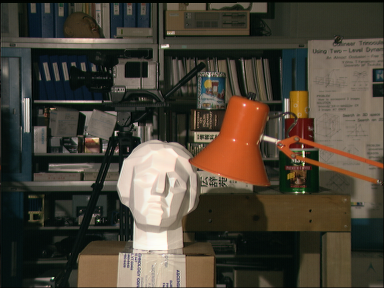
#> input picture data/left.png, 384 x 288 px
$ python main.py --left data/left.png --right data/right.png
#> lines starting #> are read from the running program, lines starting #| are printed output that depends on the picture
### src/utils.py
from __future__ import annotations

from pathlib import Path
from typing import Tuple

import cv2
import numpy as np


def load_grayscale(image_path: str) -> np.ndarray:
    """Load an image as grayscale float32."""
#> called with image_path = 'data/left.png'
    image = cv2.imread(image_path, cv2.IMREAD_GRAYSCALE)
#> image: shape (288, 384); min 0, max 253, mean 67.8
    if image is None:
        raise FileNotFoundError(f"Could not read image: {image_path}")
    return image.astype(np.float32)
#> call 2 of load_grayscale, with image_path = 'data/right.png'
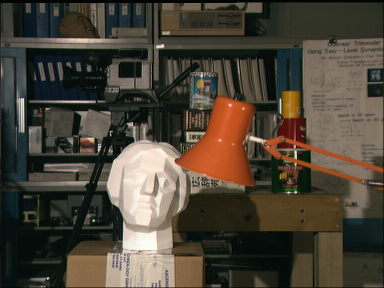
#> input picture data/right.png, 384 x 288 px


def normalize_disparity(disparity: np.ndarray, max_disparity: int) -> np.ndarray:
    """Normalize disparity values to 0-255 for visualization."""
    if max_disparity <= 0:
        raise ValueError("max_disparity must be positive.")
    max_scale = max(1, max_disparity - 1)
    scaled = np.clip(disparity, 0, max_scale) * (255.0 / max_scale)
    return scaled.astype(np.uint8)


def ensure_dir(path: str) -> None:
    """Create directory if it does not exist."""
    Path(path).mkdir(parents=True, exist_ok=True)


def save_disparity(
    disparity_gray: np.ndarray,
    gray_path: str,
    color_path: str,
) -> Tuple[str, str]:
    """Save grayscale and color-mapped disparity images."""
    color_map = cv2.applyColorMap(disparity_gray, cv2.COLORMAP_JET)
    cv2.imwrite(gray_path, disparity_gray)
    cv2.imwrite(color_path, color_map)
    return gray_path, color_path

### src/matching.py
from __future__ import annotations

from typing import Literal

import cv2
import numpy as np

Metric = Literal["l1", "l2"]


def _shift_right(image: np.ndarray, disparity: int) -> np.ndarray:
    if disparity == 0:
        return image
    shifted = np.zeros_like(image)
    shifted[:, disparity:] = image[:, :-disparity]
    return shifted


# [26 lines left out: function pixel_wise_matching, not called in this run]


def window_based_matching(
    left: np.ndarray,
    right: np.ndarray,
    max_disparity: int,
    metric: Metric = "l1",
    window_size: int = 5,
) -> np.ndarray:
    """Compute disparity map using window-based cost aggregation."""
#> called with max_disparity = 64, metric = 'l1', window_size = 5
    if window_size % 2 == 0:
        raise ValueError("window_size must be odd.")
    if max_disparity <= 0:
        raise ValueError("max_disparity must be positive.")

    best_cost = np.full(left.shape, np.inf, dtype=np.float32)
    best_disp = np.zeros(left.shape, dtype=np.float32)

    for d in range(max_disparity):
        shifted = _shift_right(right, d)
        diff = left - shifted
        cost = np.abs(diff) if metric == "l1" else diff * diff
        if d > 0:
            cost[:, :d] = np.inf
        aggregated = cv2.boxFilter(
            cost,
            ddepth=-1,
            ksize=(window_size, window_size),
            normalize=False,
            borderType=cv2.BORDER_REFLECT,
        )
        mask = aggregated < best_cost
        best_cost[mask] = aggregated[mask]
        best_disp[mask] = float(d)
#> this loop made 64 passes
#> pass 1, in window_based_matching, `diff = left - shifted`:
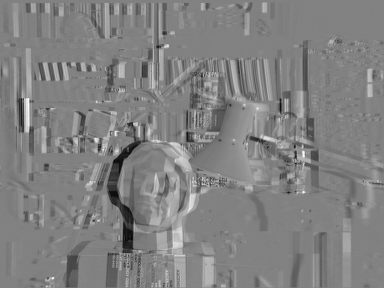
#> diff: shape (288, 384) float32; min -226, max 218, mean -0.4; drawn with min black and max white
#> pass 1, in window_based_matching, `aggregated = cv2.boxFilter( cost, ddepth=-1, ksize=(window_size, windo..`:
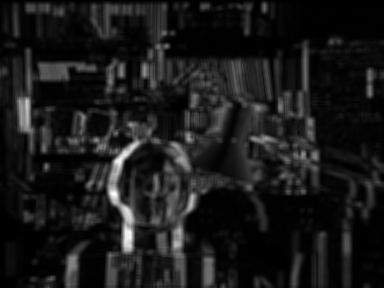
#> aggregated: shape (288, 384) float32; min 0, max 5003, mean 509.4; drawn with min black and max white
#> after the loop:
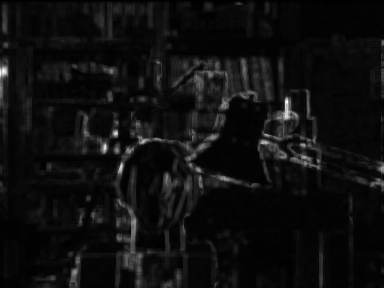
#> best_cost: shape (288, 384) float32; min 0, max 1183, mean 71.7; drawn with min black and max white
#> after the loop:
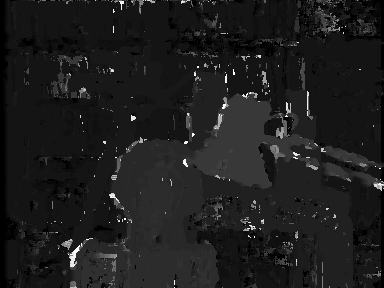
#> best_disp: shape (288, 384) float32; min 0, max 63, mean 7.3; drawn with min black and max white
#> after the loop:
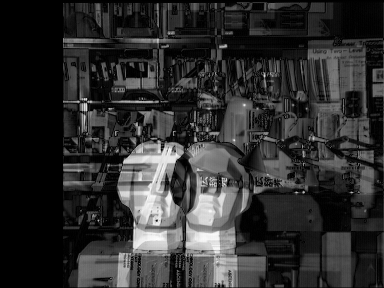
#> cost: shape (288, 384) float32; 16.41% of the values are NaN or infinite; the others: min 0, max 241, mean 52.38; drawn with min black, max white, NaN and infinite black

    return best_disp


# [47 lines left out: function cosine_similarity_matching, not called in this run]

### main.py
from __future__ import annotations

import argparse
from pathlib import Path
from typing import Literal

from src.matching import (
    cosine_similarity_matching,
    pixel_wise_matching,
    window_based_matching,
)
from src.utils import ensure_dir, load_grayscale, normalize_disparity, save_disparity

Method = Literal["pixel", "window", "cosine"]


def build_parser() -> argparse.ArgumentParser:
    parser = argparse.ArgumentParser(
        description="Stereo depth reconstruction from rectified image pairs."
    )
    parser.add_argument("--left", required=True, help="Path to left image.")
    parser.add_argument("--right", required=True, help="Path to right image.")
    parser.add_argument(
        "--method",
        default="window",
        choices=["pixel", "window", "cosine"],
        help="Matching method to use.",
    )
    parser.add_argument(
        "--metric",
        default="l1",
        choices=["l1", "l2"],
        help="Distance metric for pixel/window matching.",
    )
    parser.add_argument("--max-disparity", type=int, default=64)
    parser.add_argument("--window-size", type=int, default=5)
    parser.add_argument("--output-dir", default="results")
    parser.add_argument("--output-prefix", default="disparity")
    return parser


def main() -> None:
    parser = build_parser()
    args = parser.parse_args()

    left = load_grayscale(args.left)
    right = load_grayscale(args.right)

    if args.method == "pixel":
        disparity = pixel_wise_matching(
            left, right, args.max_disparity, metric=args.metric
        )
        label = f"pixel_{args.metric}"
    elif args.method == "window":
        disparity = window_based_matching(
            left,
            right,
            args.max_disparity,
            metric=args.metric,
            window_size=args.window_size,
        )
        label = f"window_{args.metric}_k{args.window_size}"
    else:
        disparity = cosine_similarity_matching(
            left, right, args.max_disparity, window_size=args.window_size
        )
        label = f"cosine_k{args.window_size}"

    ensure_dir(args.output_dir)
    gray = normalize_disparity(disparity, args.max_disparity)

    prefix = f"{args.output_prefix}_{label}"
    gray_path = str(Path(args.output_dir) / f"{prefix}_gray.png")
    color_path = str(Path(args.output_dir) / f"{prefix}_color.png")
    save_disparity(gray, gray_path, color_path)
#> in save_disparity, `color_map = cv2.applyColorMap(disparity_gray, cv2.COLORMAP_JET)`:
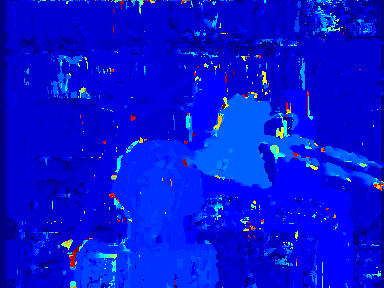
#> color_map: shape (288, 384, 3); mean B, G, R 216.7, 18.2, 3.2

    print(f"Saved: {gray_path}")
    print(f"Saved: {color_path}")


if __name__ == "__main__":
    main()
